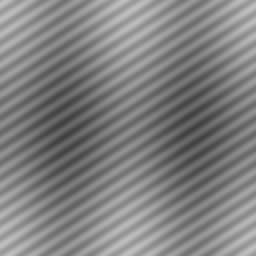
#> input picture goi2/results/demo/noisy.png, 128 x 128 px (shown 2 times larger)
$ python tao_minh_hoa.py
#> lines starting #> are read from the running program, lines starting #| are printed output that depends on the picture; after the words box and inside, x2 and y2 are one past the last pixel; in counts of white or black regions, pixels touching at a corner belong together
### goi2/frequency_filter/pipeline.py
from dataclasses import dataclass
import numpy as np
from .fft import fft2d, ifft2d, fftshift, ifftshift, next_power_two
from .filters import partner


@dataclass
class Prepared:
    spectrum: np.ndarray
    original_shape: tuple
    offset: tuple
    backend: str
    padding: str


def prepare(image, padding='zero', backend='radix2', double=True):
    a = np.asarray(image, dtype=np.float64)
    if a.ndim != 2 or not a.size or not np.isfinite(a).all():
        raise ValueError('Expected a nonempty finite grayscale image')
    if backend not in ('radix2', 'numpy'):
        raise ValueError('Backend must be radix2 or numpy')
    m, n = a.shape
    if padding == 'none':
        padded, offset = a, (0, 0)
    elif padding == 'imagej':
        side = max(2, next_power_two(int(np.ceil(1.5*max(m, n)))))
        # Java Math.round(x/2.0): round halves upward, not Python bankers rounding.
        top, left = (side-m+1)//2, (side-n+1)//2
        padded = np.pad(a, ((top, side-m-top), (left, side-n-left)), mode='symmetric')
        offset = (top, left)
    elif padding in ('zero', 'symmetric', 'edge'):
        p, q = (next_power_two(s*(2 if double else 1)) for s in (m, n))
        padded = np.pad(a, ((0, p-m), (0, q-n)), mode='constant' if padding == 'zero' else padding)
        offset = (0, 0)
    else:
        raise ValueError('Unknown padding mode')
    forward = fft2d if backend == 'radix2' else np.fft.fft2
    return Prepared(fftshift(forward(padded)), (m, n), offset, backend, padding)


def reconstruct(prepared, transfer=None):
    f = prepared.spectrum
    h = np.ones(f.shape) if transfer is None else np.asarray(transfer, dtype=float)
    if h.shape != f.shape or not np.isfinite(h).all() or np.any((h < 0) | (h > 1)):
        raise ValueError('Transfer must match spectrum and lie in [0,1]')
    if not np.allclose(h, partner(h), atol=1e-12, rtol=0):
        raise ValueError('Transfer is not conjugate-symmetric; mirror the mask')
    inverse = ifft2d if prepared.backend == 'radix2' else np.fft.ifft2
    spatial = inverse(ifftshift(f*h))
    imaginary = float(np.max(np.abs(spatial.imag)))
    if imaginary > 1e-9*max(1, float(np.max(np.abs(spatial.real)))):
        raise ValueError('Unexpected imaginary residual')
    top, left = prepared.offset
    m, n = prepared.original_shape
    return spatial.real[top:top+m, left:left+n].copy(), imaginary


# [4 lines left out: function filter_freq, not called in this run]


def power_spectrum(centered_spectrum):
    return np.abs(centered_spectrum)**2


def to_uint8(image):
    # Explicit half-up rounding, unlike np.rint's ties-to-even.
    return np.floor(np.clip(image, 0, 255)+0.5).astype(np.uint8)

### goi2/frequency_filter/fft.py
"""Iterative Cooley–Tukey radix-2; no numpy.fft calls in this module."""
import numpy as np


# [4 lines left out: function next_power_two, not called in this run]


def _fft_axis(values, axis):
    a = np.moveaxis(np.asarray(values, dtype=np.complex128), axis, -1)
    n = a.shape[-1]
    if n < 1 or n & (n - 1):
        raise ValueError('Radix-2 requires power-of-two dimensions')
    # Bit-reversed input order, followed by log2(n) butterfly stages.
    indices = np.arange(n)
    rev = np.zeros(n, dtype=int)
    for _ in range(n.bit_length() - 1):
        rev = (rev << 1) | (indices & 1)
        indices >>= 1
    a = a[..., rev].copy()
    size = 2
    while size <= n:
        blocks = a.reshape(*a.shape[:-1], n // size, size)
        even = blocks[..., :size // 2].copy()
        odd = blocks[..., size // 2:].copy()
        odd *= np.exp(-2j * np.pi * np.arange(size // 2) / size)
        blocks[..., :size // 2] = even + odd
        blocks[..., size // 2:] = even - odd
        size *= 2
    return np.moveaxis(a, -1, axis)


# [5 lines left out: function fft1d, not called in this run]


def fft2d(x):
    x = np.asarray(x)
    if x.ndim != 2:
        raise ValueError('Expected a 2D array')
    return _fft_axis(_fft_axis(x, 1), 0)


def ifft2d(spectrum):
    spectrum = np.asarray(spectrum)
    return np.conj(fft2d(np.conj(spectrum))) / spectrum.size


def fftshift(x):
    return np.roll(x, tuple(s // 2 for s in x.shape), axis=tuple(range(x.ndim)))


def ifftshift(x):
    return np.roll(x, tuple(-(s // 2) for s in x.shape), axis=tuple(range(x.ndim)))

### goi2/frequency_filter/__main__.py
"""Run: python -m frequency_filter --help"""
import argparse
import json
from pathlib import Path
import numpy as np
from PIL import Image
from .pipeline import prepare, reconstruct, power_spectrum, to_uint8
from .filters import bandpass, notch_reject, suppress_stripes, imagej_bandpass, find_noise_peaks, symmetric_mask


# [27 lines left out: function build_parser, not called in this run]


def edit_mask(spectrum, h, radius, mode):
    import matplotlib.pyplot as plt
    from .filters import grid
    u, v, _ = grid(h.shape)
    fig, ax = plt.subplots()
    ax.imshow(np.log1p(power_spectrum(spectrum)), cmap='gray')
    overlay = ax.imshow(h, cmap='Reds', alpha=0.3, vmin=0, vmax=1)
    ax.set_title('Click: circular mask + conjugate pair. Close window to apply.')
    def click(event):
        if event.inaxes != ax or event.xdata is None or event.ydata is None:
            return
        uk, vk = round(event.ydata)-h.shape[0]//2, round(event.xdata)-h.shape[1]//2
        selected = np.hypot(u-uk, v-vk) <= radius
        h[selected] = 0 if mode == 'reject' else 1
        h[:] = symmetric_mask(h, mode)
        overlay.set_data(h)
        fig.canvas.draw_idle()
    fig.canvas.mpl_connect('button_press_event', click)
    plt.show()
    return h


# [76 lines left out: functions run, main, not called in this run]


# [2 lines that do not run on import are left out]

### goi2/frequency_filter/filters.py
"""Transfer functions use CENTERED spectra; coordinates are (row, column)."""
import numpy as np


def grid(shape):
    u = np.arange(shape[0])[:, None] - shape[0] // 2
    v = np.arange(shape[1])[None, :] - shape[1] // 2
    return u, v, np.hypot(u, v)


def partner(h):
    """H(-u,-v), modulo dimensions (correct also on Nyquist axes)."""
    m, n = h.shape
    return h[np.ix_((2 * (m // 2) - np.arange(m)) % m,
                    (2 * (n // 2) - np.arange(n)) % n)]


def symmetric_mask(h, mode='reject'):
    h = np.asarray(h, dtype=float)
    if h.ndim != 2 or not np.isfinite(h).all() or np.any((h < 0) | (h > 1)):
        raise ValueError('Mask must be finite, 2D, and in [0,1]')
    if mode not in ('reject', 'pass'):
        raise ValueError('Mask mode must be reject or pass')
    return np.minimum(h, partner(h)) if mode == 'reject' else np.maximum(h, partner(h))


def _positive(*values):
    if not all(np.isfinite(x) and x > 0 for x in values):
        raise ValueError('Parameters must be positive and finite')


# [103 lines left out: functions bandpass, notch_reject, suppress_stripes, imagej_bandpass, find_noise_peaks, not called in this run]

### goi2/docs/huong_dan_mask/tao_minh_hoa.py
"""Render factual tutorial figures from the real demo and real GUI click handler."""
from pathlib import Path
import sys
import json
import numpy as np
import matplotlib
matplotlib.use('Agg')
import matplotlib.pyplot as plt
from matplotlib.patches import Circle, FancyBboxPatch
from matplotlib.backend_bases import MouseEvent
from PIL import Image
ROOT=Path(__file__).resolve().parents[2]
sys.path.insert(0,str(ROOT))
from frequency_filter.pipeline import prepare,reconstruct,to_uint8,power_spectrum
from frequency_filter.__main__ import edit_mask
OUT=Path(__file__).resolve().parent
plt.rcParams.update({'font.family':'DejaVu Sans','font.size':12,'figure.facecolor':'#f4f7fb','axes.titleweight':'bold'})
a=np.asarray(Image.open(ROOT/'results/demo/noisy.png').convert('L'),dtype=float)
p=prepare(a,padding='none')
#> in prepare, `padded, offset = a, (0, 0)`: offset = (0, 0)
#> after the loop in _fft_axis, `while size <= n:`: size = 256
s=np.log1p(power_spectrum(p.spectrum))
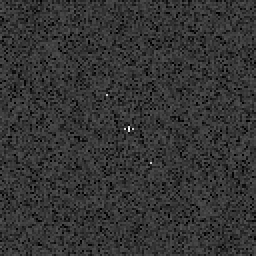
#> s: shape (128, 128) float64 (shown 2 times larger); min 2.35e-06, max 29.11, mean 6; drawn with min black and max white
h=np.ones(a.shape)
# Exercise the same handler as the interactive window, at (column=53,row=47).
original_show=plt.show
capture={}
def simulated_show():
 fig=plt.gcf();ax=fig.axes[0];fig.canvas.draw()
 px,py=ax.transData.transform((53,47))
 event=MouseEvent('button_press_event',fig.canvas,px,py,button=1)
 fig.canvas.callbacks.process('button_press_event',event)
 fig.canvas.draw()
 capture['fig']=fig
plt.show=simulated_show
h=edit_mask(p.spectrum,h,3,'reject')
#> in click, `overlay.set_data(h)`:
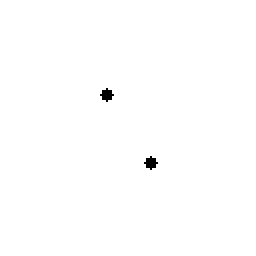
#> h: shape (128, 128) float64 (shown 2 times larger); values 0 (black) and 1 (white), 99.6% white; 2 black regions, box (x1, y1, x2, y2) and area: (50, 44, 57, 51) 29, (72, 78, 79, 85) 29
plt.show=original_show
assert h[47,53]==0 and h[81,75]==0 and h[64,64]==1
result,imaginary=reconstruct(p,h)
#> in reconstruct, `imaginary = float(np.max(np.abs(spatial.imag)))`: imaginary = 2.22e-14
#> imaginary = 2.22e-14
plt.close('all')
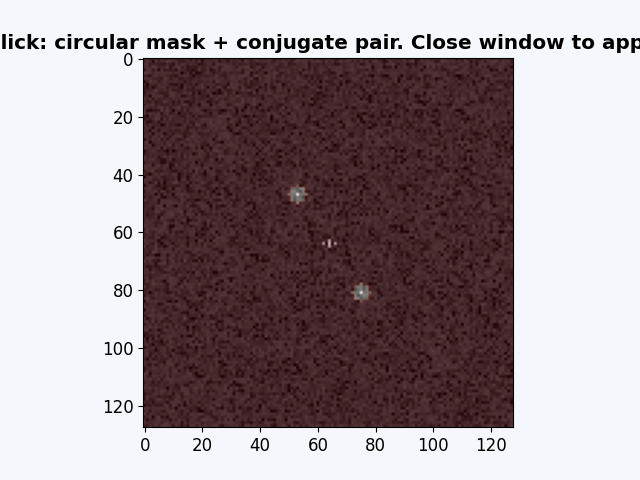
#> figure drawn by matplotlib, 1 panel

def save(fig,num):
 fig.savefig(OUT/f'buoc_{num}.png',dpi=145,bbox_inches='tight',facecolor=fig.get_facecolor())
 plt.close(fig)
def title(fig,t,sub):
 fig.suptitle(t,x=.05,ha='left',fontsize=19,color='#162c46',y=.98)
 fig.text(.05,.90,sub,fontsize=11,color='#40566e')
def image(ax,data,t='',vmin=None,vmax=None):
 ax.imshow(data,cmap='gray',vmin=vmin,vmax=vmax);ax.set_title(t,pad=12);ax.axis('off')
def note(ax,text,xy,xytext,color='#06a5ad'):
 ax.annotate(text,xy=xy,xytext=xytext,color=color,fontsize=11,fontweight='bold',
 bbox=dict(boxstyle='round,pad=.4',fc='white',ec=color,alpha=.97),
 arrowprops=dict(arrowstyle='->',color=color,lw=2))
# 1
fig,axs=plt.subplots(1,2,figsize=(10,5));fig.subplots_adjust(top=.79,bottom=.12,wspace=.35)
title(fig,'Bước 1 · Nạp ảnh có nhiễu','Chương trình đọc ảnh mức xám 128 × 128; lệnh demo dùng --padding none.')
image(axs[0],a,'Ảnh đầu vào: noisy.png',0,255)
axs[1].axis('off');axs[1].text(0,.78,'Các vệt sọc chéo lặp lại\nlà nhiễu sin tổng hợp.',fontsize=16,color='#162c46',linespacing=1.6)
axs[1].text(0,.34,'FFT 2D sẽ đưa ảnh này\nsang miền tần số.\nBạn chưa cần click ở bước này.',fontsize=13,color='#40566e',linespacing=1.6)
save(fig,1)
# 2
fig,ax=plt.subplots(figsize=(9,6));fig.subplots_adjust(top=.80,bottom=.08,left=.12,right=.88)
title(fig,'Bước 2 · Đọc phổ Fourier','Phổ công suất lấy log: điểm sáng biểu thị thành phần tần số có năng lượng mạnh.')
image(ax,s,'Phổ đã dịch tâm')
note(ax,'Tâm DC\nGiữ nguyên',(64,64),(82,45),'#d68a00')
note(ax,'Đỉnh nhiễu 1',(53,47),(2,15))
note(ax,'Đỉnh nhiễu 2',(75,81),(2,110))
save(fig,2)
# 3 — same overlay as edit_mask (Reds alpha .3)
fig,ax=plt.subplots(figsize=(9,6));fig.subplots_adjust(top=.80,bottom=.08,left=.12,right=.88)
title(fig,'Bước 3 · Click vào một đỉnh nhiễu','Ví dụ click ở cột 53, hàng 47; tọa độ tần số tương ứng (u,v) = (−17,−11).')
ax.imshow(s,cmap='gray');ax.imshow(np.ones(a.shape),cmap='Reds',alpha=.3,vmin=0,vmax=1);ax.axis('off')
ax.add_patch(Circle((53,47),3,fill=False,color='#10dfec',lw=2))
note(ax,'CLICK TẠI ĐÂY\nBán kính chặn: 3 pixel',(53,47),(0,17))
note(ax,'Không click tâm phổ',(64,64),(77,110),'#e99d23')
save(fig,3)
#> call 3 of save, with num = 3
#> in save (call 3), `fig.savefig(OUT/f'buoc_{num}.png',dpi=145,bbox_inches='tight',facecolo..`:
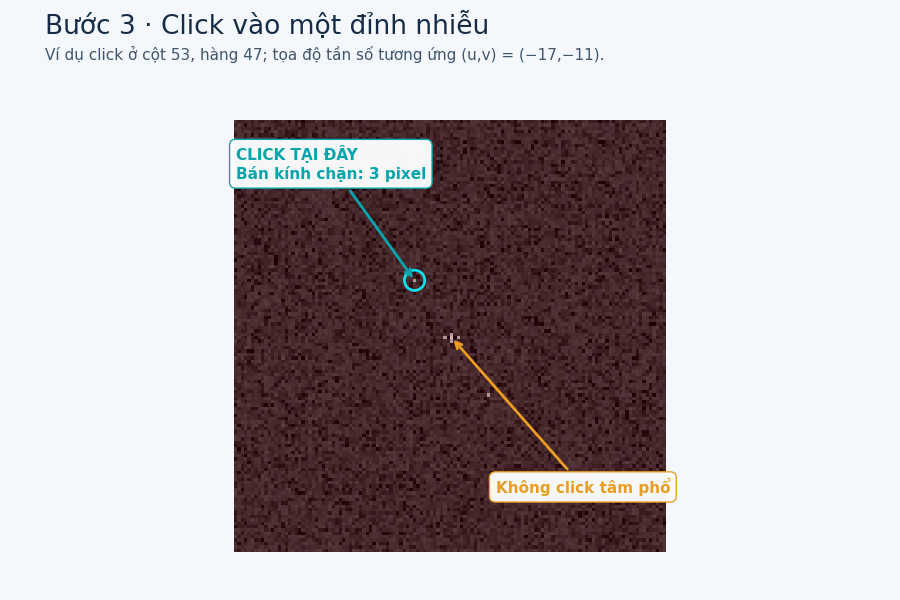
#> figure drawn by matplotlib, 1 panel
#4
fig,axs=plt.subplots(1,2,figsize=(11,6));fig.subplots_adjust(top=.79,bottom=.16,wspace=.3)
title(fig,'Bước 4 · Tự thêm vùng chặn đối xứng','Chỉ một click tạo hai vùng chặn. Mask H=0 ở vùng đen; H=1 ở vùng trắng.')
axs[0].imshow(s,cmap='gray');axs[0].imshow(h,cmap='Reds',alpha=.3,vmin=0,vmax=1)
axs[0].set_title('Phổ với lớp mask như giao diện');axs[0].axis('off')
for xy in [(53,47),(75,81)]:axs[0].add_patch(Circle(xy,4,fill=False,color='#15d8e5',lw=2))
image(axs[1],h,'Mask: hai đĩa đen, tâm vẫn trắng',0,1)
fig.text(.08,.065,'Cặp đối xứng giữ tính đối xứng liên hợp → ảnh sau IFFT vẫn là ảnh thực.',fontsize=12,color='#40566e')
save(fig,4)
#> call 4 of save, with num = 4
#> in save (call 4), `fig.savefig(OUT/f'buoc_{num}.png',dpi=145,bbox_inches='tight',facecolo..`:
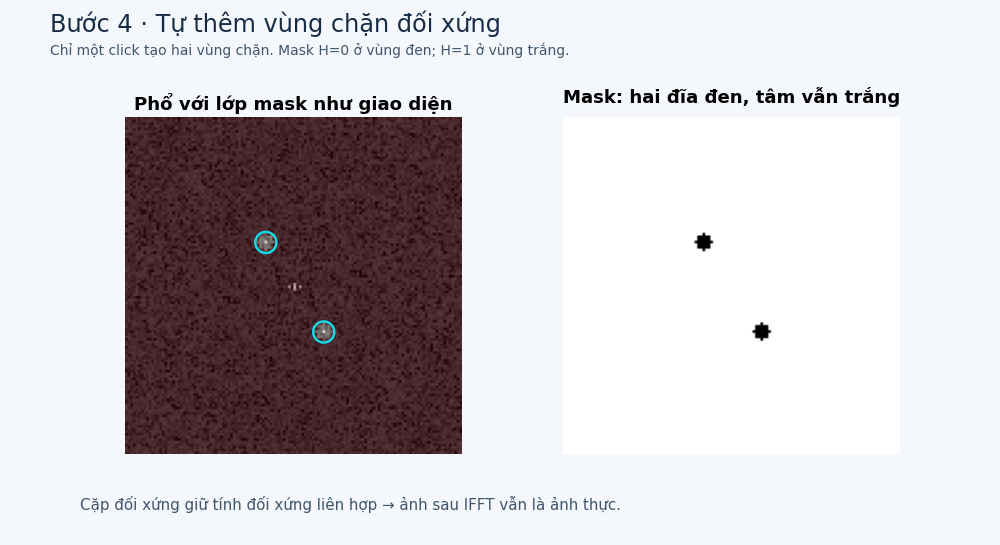
#> figure drawn by matplotlib, 2 panels
#5
fig=plt.figure(figsize=(11,5));title(fig,'Bước 5 · Đóng cửa sổ phổ để áp dụng','Đóng cửa sổ chọn mask là tín hiệu hoàn tất lựa chọn; chương trình tiếp tục chạy.')
for x,data,heading in [(.05,s,'Phổ F'),(.37,h,'Mask H'),(.69,result,'Ảnh sau IFFT')]:
 ax=fig.add_axes([x,.24,.24,.48]);image(ax,data,heading)
#> this loop made 3 passes
#> (x, heading) on passes 1 to 3: (0.05, 'Phổ F'), (0.37, 'Mask H'), (0.69, 'Ảnh sau IFFT')
fig.text(.315,.47,'×',fontsize=30,color='#0b939d');fig.text(.63,.47,'→',fontsize=30,color='#0b939d')
fig.text(.07,.09,'Bên trong chương trình: G = H × F  →  dịch phổ về vị trí ban đầu  →  IFFT.',fontsize=12,color='#40566e')
save(fig,5)
#6
fig,axs=plt.subplots(1,4,figsize=(13,5));fig.subplots_adjust(top=.76,bottom=.23,wspace=.18)
title(fig,'Bước 6 · So sánh kết quả ở cửa sổ tiếp theo','Có --show thì xuất hiện bốn ô theo đúng thứ tự bên dưới.')
for ax,data,heading in zip(axs,[a,s,h,result],['Input · Ảnh vào','Log power · Phổ','Transfer H · Mask','Output · Sau lọc']):image(ax,data,heading)
#> this loop made 4 passes
#> heading on passes 1 to 4: 'Input · Ảnh vào', 'Log power · Phổ', 'Transfer H · Mask', 'Output · Sau lọc'
fig.text(.06,.105,'So sánh Input và Output: sọc giảm rõ trong demo; kiểm tra thêm chi tiết ảnh khi dùng ảnh thật.',fontsize=12,color='#40566e')
fig.text(.06,.045,'Log power ở đây là phổ ảnh đầu vào, không phải phổ đã lọc.',fontsize=11,color='#40566e')
save(fig,6)
#7
fig=plt.figure(figsize=(11,5));title(fig,'Bước 7 · Xem các file đã lưu','Thư mục đích theo lệnh ví dụ: goi2/results/mask_hand/')
ax=fig.add_axes([.05,.12,.9,.68]);ax.axis('off')
rows=[('filtered.png','Ảnh kết quả: mở để xem hoặc tính metric'),('mask.png','Mask trắng/đen: xem những vùng đã chặn'),('mask.npy','Mask số thực: nạp lại để dùng đúng cấu hình'),('spectrum.png','Ảnh phổ log: xem vị trí đỉnh tần số'),('config.json','Ghi lại tham số, kích thước và sai số phần ảo')]
for i,(name,meaning) in enumerate(rows):
 y=.91-i*.18
 ax.add_patch(FancyBboxPatch((0,y-.11),1,.14,boxstyle='round,pad=.01',facecolor='white',edgecolor='#d9e3ef'))
 ax.text(.025,y-.045,name,fontfamily='DejaVu Sans Mono',fontsize=13,color='#007d89',va='center')
 ax.text(.31,y-.045,meaning,fontsize=12,color='#243e59',va='center')
save(fig,7)
#> in save (call 7), `fig.savefig(OUT/f'buoc_{num}.png',dpi=145,bbox_inches='tight',facecolo..`:
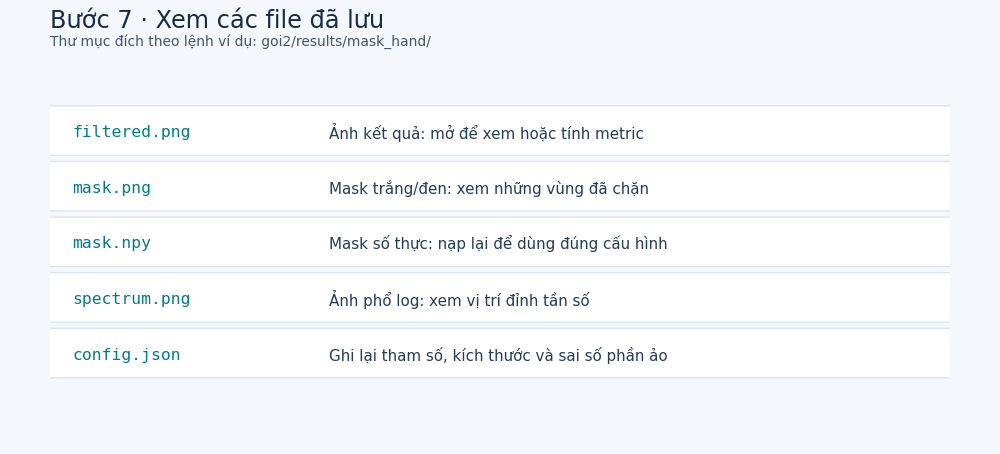
#> figure drawn by matplotlib, 1 panel
np.save(OUT/'mask_minh_hoa.npy',h)
Image.fromarray(to_uint8(result)).save(OUT/'ket_qua_click.png')
(OUT/'kiem_chung.json').write_text(json.dumps({'click_col_row':[53,47],'frequency_u_v':[-17,-11],
 'conjugate_col_row':[75,81],'radius':3,'imaginary_residual':imaginary,
 'method':'Actual edit_mask MouseEvent handler; illustrative figures, not OS screenshots'},indent=2))
print('Rendered 7 figures; real click handler checked.')
